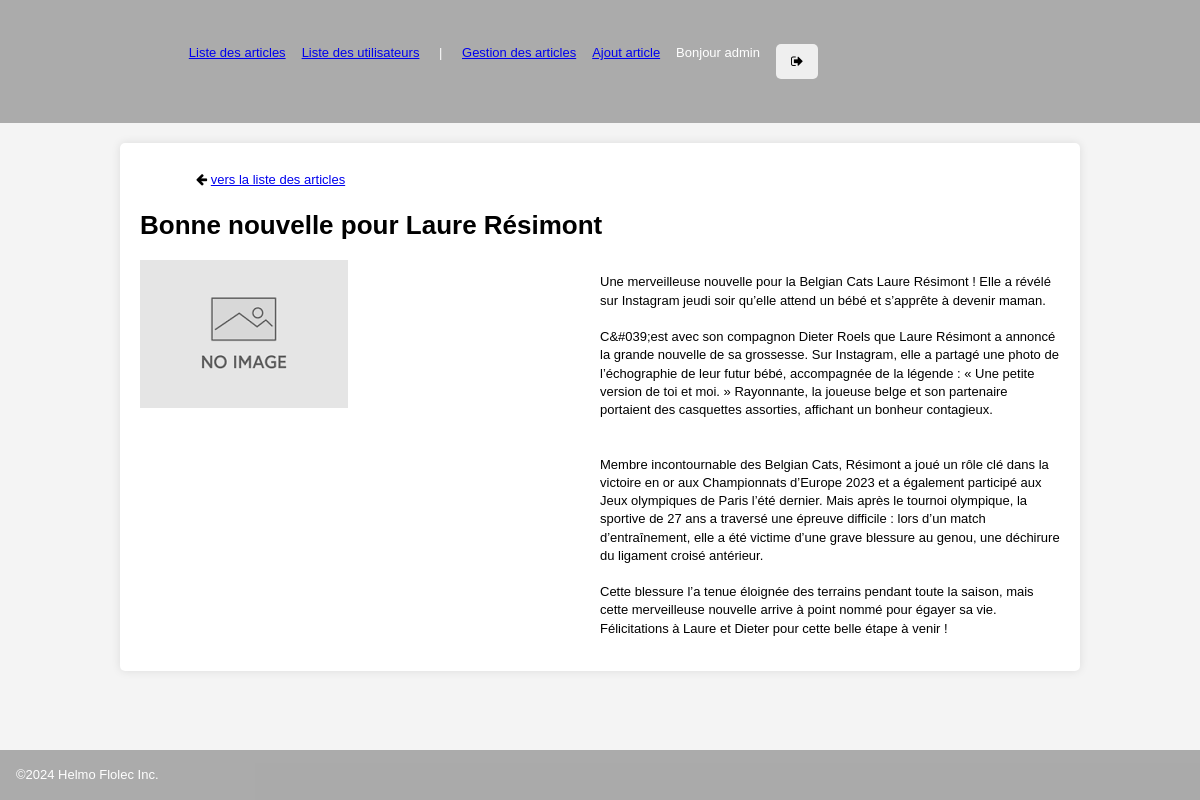
The app's page /public/article.php?&id=4 (signed in) with its own data.
### tables this page shows
CREATE TABLE IF NOT EXISTS `blog_article` (
  `id` int NOT NULL AUTO_INCREMENT,
  `titre` varchar(100) NOT NULL,
  `contenu` text NOT NULL,
  `nomimg` varchar(50) DEFAULT NULL,
  PRIMARY KEY (`id`)
);

### php/db_article.inc.php (called while the page is built, shortened)
<?php
class ArticleRepository
{
    public function getArticleById(int $id, string &$message): ?\Blog\Article
    {
        $result = null;
        try {
            $bdd  = DBLink::connect2db(MYDB, $message);
            $stmt = $bdd->prepare("SELECT * FROM " . self::TABLE_NAME . " WHERE id = :id_article");
            $stmt->bindValue(':id_article', $id, \PDO::PARAM_INT);
            if ($stmt->execute()) {
                $obj = $stmt->fetchObject(\Blog\Article::class);
                $result = ($obj !== false ? $obj : null);
            } else {
                $message .= 'Une erreur système est survenue.<br>
                    Veuillez essayer à nouveau plus tard ou contactez l\'administrateur du site.
                    (Code erreur: ' . $stmt->errorCode() . ')<br>';
            }
        } catch (\Exception $e) {
            $message .= $e->getMessage() . '<br>';
        }
        return $result;
    }
}

### php/utils.inc.php (called while the page is built, shortened)
<?php
function nettoyage(?string $data): string
{
    return htmlspecialchars(trim($data ?? ''), ENT_QUOTES, 'UTF-8');
}

### public/article.php (the view, shortened to what this page needs)
<?php
require_once  '../php/db_article.inc.php';
require_once  '../php/utils.inc.php';
$messageErreur = "";
$id = filter_input(INPUT_GET, 'id', FILTER_VALIDATE_INT);
if ($id !== false && $id !== null) {
    $articleRepository = new ArticleRepository();
    $article = $articleRepository->getArticleById($id, $messageErreur);
} else {
    $messageErreur = "Erreur : L'identifiant de l'article est invalide.";
}
?>
<?php include  '../inc/head.inc.php' ?>
<?php include  '../inc/header.inc.php' ?>
<main class="centrage boxOmbre">
    <ul class="containerFlex">
        <li><i class="fa fa-arrow-left"></i> <a href="<?= BASE_URL ?>"> vers la liste des articles</a></li>
    </ul>
    <?php if (isset($article) && $article) { ?>
        <h1><?= nettoyage($article->titre) ?></h1>
        <div class="containeurFlex">
            <div class="basis50">
                <?php if (empty($article->nom_img)) { ?>
                    <img src="<?= BASE_URL ?>/img/no_image.png" alt="Pas d'image pour cet article">
                <?php } else {
                ?>
                    <img src="<?= BASE_URL . '/' . UPLOAD_DOSSIER ?><?= nettoyage($article->nom_img) ?>" alt="<?= nettoyage($article->nom_img) ?>">
                <?php
                }  ?>
            </div>
            <p class="basis50"><?= nl2br(nettoyage($article->contenu)) ?></p>
        </div>
    <?php } else {
        afficherAlerte($messageErreur, 'danger');
    } ?>
</main>
<?php include '../inc/footer.inc.php' ?>

### public/css/mesStyles.css (style rules this page uses)
:root { --main-bg-color: #f4f4f4; --main-theme-color: #007bff; --val-radius: 0.313rem; --ombre: 0px 0px 10px rgba(0, 0, 0, 0.1); --color-danger: 220, 53, 69; --color-info: 0, 123, 255; --color-succes: 40, 167, 69; --color-edit: 255, 130, 0; }
* { box-sizing: border-box; }
body { background-color: var(--main-bg-color); font-family: Verdana, Geneva, Tahoma, sans-serif, sans-serif; font-size: 0.813rem; line-height: 1.4; padding: 0; margin: 0; display: flex; flex-direction: column; min-height: 100vh; overflow-y: scroll; }
.containeurFlex { display: flex; flex-wrap: wrap; }
.basis50 { flex-basis: 50%; }
ul, li { list-style-type: none; margin: 0.5rem; }
img { max-width: 100%; height: auto; }
.centrage { width: 80%; max-width: 80%; margin: 20px auto; }
.boxOmbre { background: #fff; padding: 20px; box-shadow: var(--ombre); border-radius: var(--val-radius); }

### records on screen
blog_article: titre "Bonne nouvelle pour Laure Résimont", contenu "Une merveilleuse nouvelle pour la Belgian Cats Laure Résimont ! Elle a révélé sur Instagram jeudi soir qu’elle attend un bébé et s’apprête à devenir maman. C&#039;est avec son compagnon Dieter Roels que Laure Résimont a annoncé la grande nouvelle de sa grossesse. Sur Instagram, elle a partagé une photo de l’échographie de leur futur bébé, accompagnée de la légende : « Une petite version de toi et moi. » Rayonnante, la joueuse belge et son partenaire portaient des casquettes assorties, affichant un bonheur contagieux. Membre incontournable des Belgian Cats, Résimont a joué un rôle clé dans la victoire en or aux Championnats d’Europe 2023 et a également participé aux Jeux olympiques de Paris…"

### other values on screen
$_SESSION['nom_user'] "admin"
